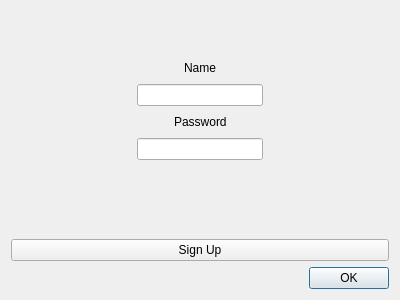
<?xml version="1.0" encoding="UTF-8"?>
<ui version="4.0">
 <class>Dialog</class>
 <widget class="QDialog" name="Dialog">
  <property name="geometry">
   <rect>
    <x>0</x>
    <y>0</y>
    <width>400</width>
    <height>300</height>
   </rect>
  </property>
  <property name="windowTitle">
   <string>Dialog</string>
  </property>
  <layout class="QVBoxLayout" name="verticalLayout">
   <item>
    <layout class="QVBoxLayout" name="verticalLayout_3">
     <item>
      <spacer name="verticalSpacer_2">
       <property name="orientation">
        <enum>Qt::Vertical</enum>
       </property>
       <property name="sizeHint" stdset="0">
        <size>
         <width>20</width>
         <height>40</height>
        </size>
       </property>
      </spacer>
     </item>
     <item>
      <layout class="QHBoxLayout" name="horizontalLayout_3">
       <item>
        <spacer name="horizontalSpacer_5">
         <property name="orientation">
          <enum>Qt::Horizontal</enum>
         </property>
         <property name="sizeHint" stdset="0">
          <size>
           <width>40</width>
           <height>20</height>
          </size>
         </property>
        </spacer>
       </item>
       <item>
        <widget class="QLabel" name="label">
         <property name="text">
          <string>Name</string>
         </property>
        </widget>
       </item>
       <item>
        <spacer name="horizontalSpacer_6">
         <property name="orientation">
          <enum>Qt::Horizontal</enum>
         </property>
         <property name="sizeHint" stdset="0">
          <size>
           <width>40</width>
           <height>20</height>
          </size>
         </property>
        </spacer>
       </item>
      </layout>
     </item>
     <item>
      <layout class="QHBoxLayout" name="horizontalLayout">
       <item>
        <spacer name="horizontalSpacer">
         <property name="orientation">
          <enum>Qt::Horizontal</enum>
         </property>
         <property name="sizeHint" stdset="0">
          <size>
           <width>40</width>
           <height>20</height>
          </size>
         </property>
        </spacer>
       </item>
       <item>
        <widget class="QLineEdit" name="username"/>
       </item>
       <item>
        <spacer name="horizontalSpacer_2">
         <property name="orientation">
          <enum>Qt::Horizontal</enum>
         </property>
         <property name="sizeHint" stdset="0">
          <size>
           <width>40</width>
           <height>20</height>
          </size>
         </property>
        </spacer>
       </item>
      </layout>
     </item>
     <item>
      <layout class="QHBoxLayout" name="horizontalLayout_4">
       <item>
        <spacer name="horizontalSpacer_7">
         <property name="orientation">
          <enum>Qt::Horizontal</enum>
         </property>
         <property name="sizeHint" stdset="0">
          <size>
           <width>40</width>
           <height>20</height>
          </size>
         </property>
        </spacer>
       </item>
       <item>
        <widget class="QLabel" name="label_2">
         <property name="text">
          <string>Password</string>
         </property>
        </widget>
       </item>
       <item>
        <spacer name="horizontalSpacer_8">
         <property name="orientation">
          <enum>Qt::Horizontal</enum>
         </property>
         <property name="sizeHint" stdset="0">
          <size>
           <width>40</width>
           <height>20</height>
          </size>
         </property>
        </spacer>
       </item>
      </layout>
     </item>
     <item>
      <layout class="QHBoxLayout" name="horizontalLayout_2">
       <item>
        <spacer name="horizontalSpacer_3">
         <property name="orientation">
          <enum>Qt::Horizontal</enum>
         </property>
         <property name="sizeHint" stdset="0">
          <size>
           <width>40</width>
           <height>20</height>
          </size>
         </property>
        </spacer>
       </item>
       <item>
        <widget class="QLineEdit" name="password"/>
       </item>
       <item>
        <spacer name="horizontalSpacer_4">
         <property name="orientation">
          <enum>Qt::Horizontal</enum>
         </property>
         <property name="sizeHint" stdset="0">
          <size>
           <width>40</width>
           <height>20</height>
          </size>
         </property>
        </spacer>
       </item>
      </layout>
     </item>
     <item>
      <layout class="QHBoxLayout" name="horizontalLayout_11">
       <item>
        <spacer name="horizontalSpacer_19">
         <property name="orientation">
          <enum>Qt::Horizontal</enum>
         </property>
         <property name="sizeHint" stdset="0">
          <size>
           <width>40</width>
           <height>20</height>
          </size>
         </property>
        </spacer>
       </item>
       <item>
        <widget class="QLabel" name="error">
         <property name="enabled">
          <bool>true</bool>
         </property>
         <property name="text">
          <string/>
         </property>
        </widget>
       </item>
       <item>
        <spacer name="horizontalSpacer_20">
         <property name="orientation">
          <enum>Qt::Horizontal</enum>
         </property>
         <property name="sizeHint" stdset="0">
          <size>
           <width>40</width>
           <height>20</height>
          </size>
         </property>
        </spacer>
       </item>
      </layout>
     </item>
     <item>
      <spacer name="verticalSpacer">
       <property name="orientation">
        <enum>Qt::Vertical</enum>
       </property>
       <property name="sizeHint" stdset="0">
        <size>
         <width>20</width>
         <height>40</height>
        </size>
       </property>
      </spacer>
     </item>
     <item>
      <widget class="QPushButton" name="auth_btn">
       <property name="text">
        <string>Sign Up</string>
       </property>
      </widget>
     </item>
    </layout>
   </item>
   <item>
    <widget class="QDialogButtonBox" name="buttonBox">
     <property name="orientation">
      <enum>Qt::Horizontal</enum>
     </property>
     <property name="standardButtons">
      <set>QDialogButtonBox::Ok</set>
     </property>
    </widget>
   </item>
  </layout>
 </widget>
 <resources/>
 <connections>
  <connection>
   <sender>buttonBox</sender>
   <signal>accepted()</signal>
   <receiver>Dialog</receiver>
   <slot>accept()</slot>
   <hints>
    <hint type="sourcelabel">
     <x>248</x>
     <y>254</y>
    </hint>
    <hint type="destinationlabel">
     <x>157</x>
     <y>274</y>
    </hint>
   </hints>
  </connection>
  <connection>
   <sender>buttonBox</sender>
   <signal>rejected()</signal>
   <receiver>Dialog</receiver>
   <slot>reject()</slot>
   <hints>
    <hint type="sourcelabel">
     <x>316</x>
     <y>260</y>
    </hint>
    <hint type="destinationlabel">
     <x>286</x>
     <y>274</y>
    </hint>
   </hints>
  </connection>
 </connections>
</ui>
